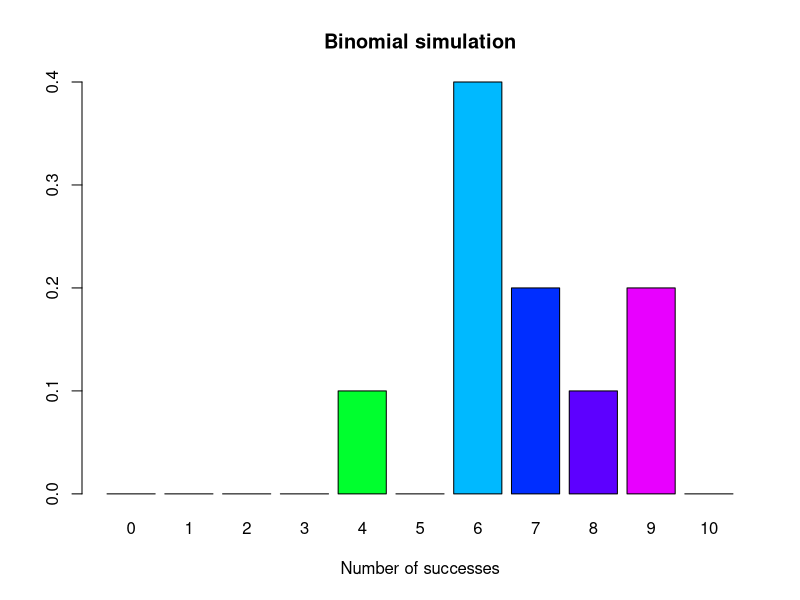
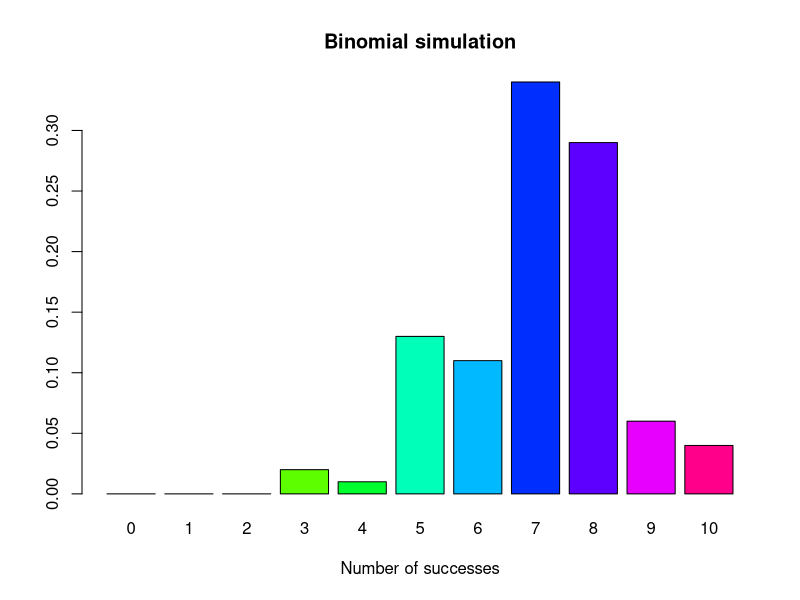
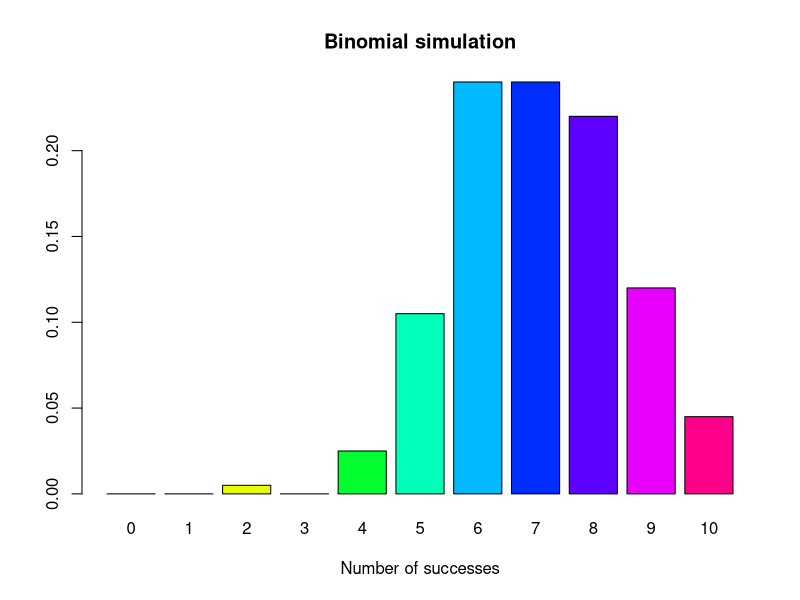
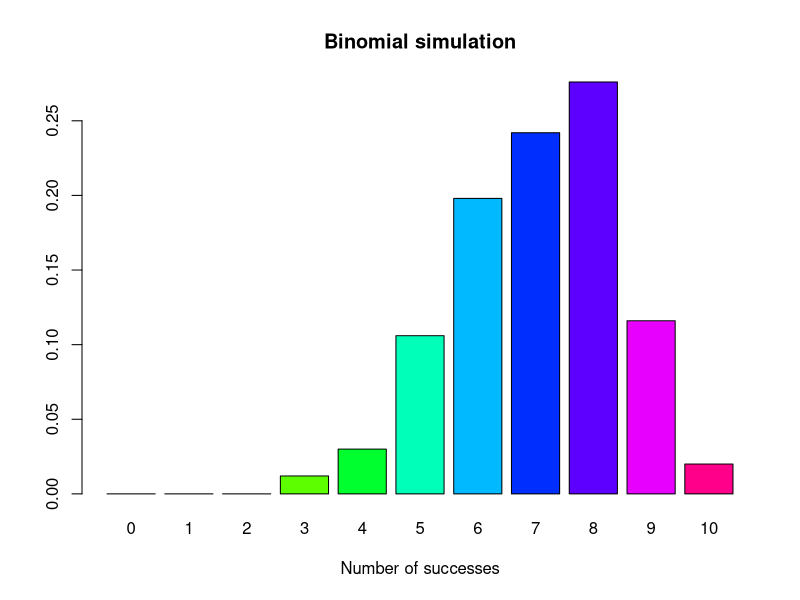
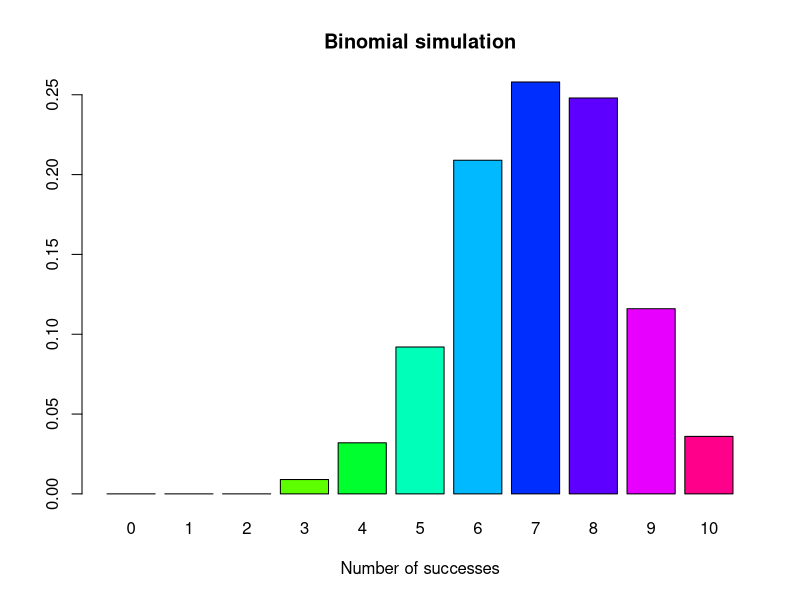
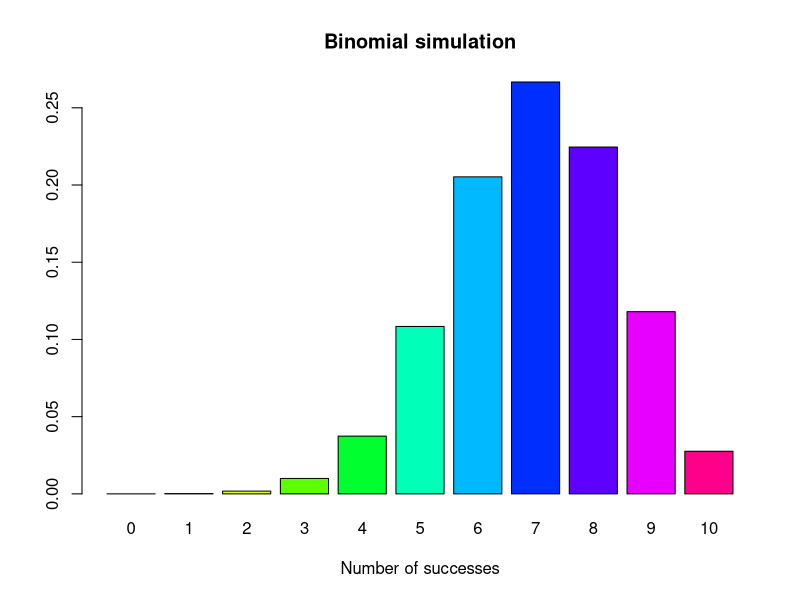
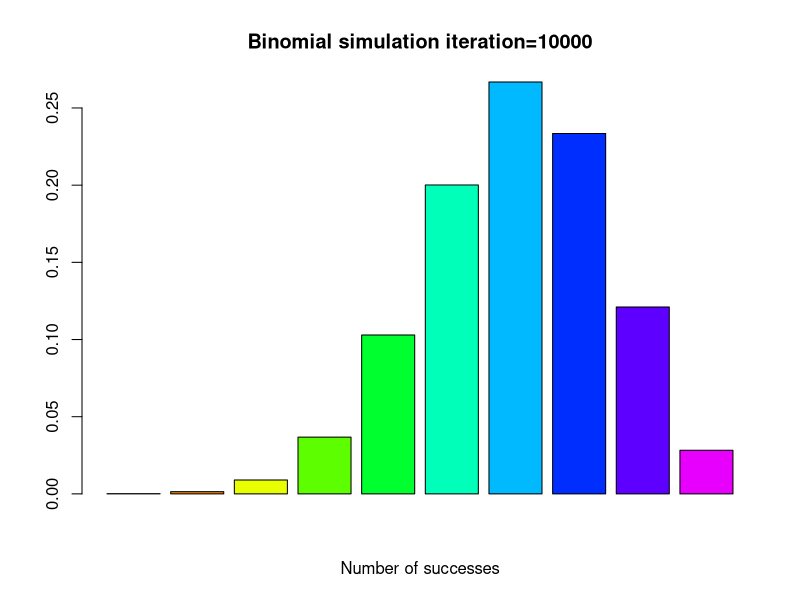
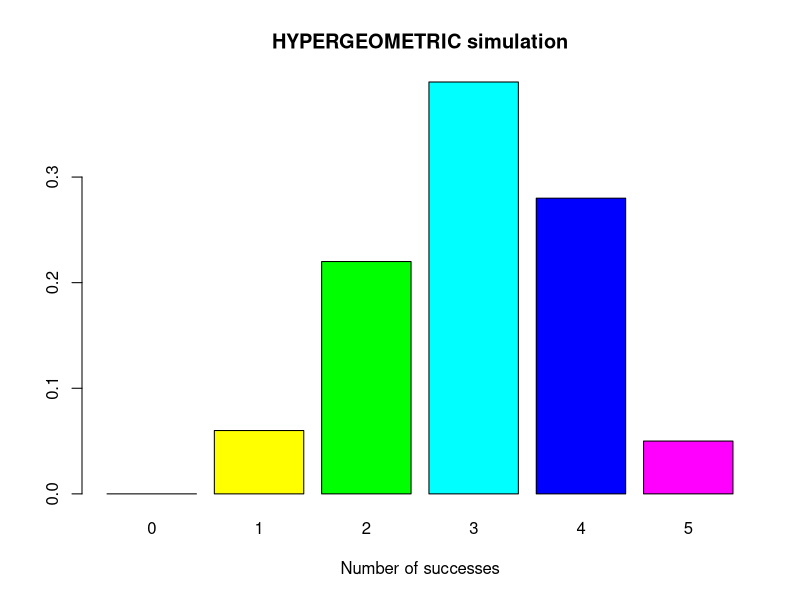

Here is the R script that generated these plots, in order:

#Task 1
dird="F:/Google Drive - Saied/Courses/02 OU/11 Fundamentals of Engineering Statistical Analysis/02 Labs/05 Lab 5/"
setwd=dird
getwd()


#Task 2
mybin=function(iter=100,n=10, p=0.7){ 
  # make a matrix to hold the samples
  #initially filled with NA's
  sam.mat=matrix(NA,nr=n,nc=iter, byrow=TRUE)
  #Make a vector to hold the number of successes in each trial
  succ=c()
  for( i in 1:iter){
    #Fill each column with a new sample
    sam.mat[,i]=sample(c(1,0),n,replace=TRUE, prob=c(p,1-p))
    #Calculate a statistic from the sample (this case it is the sum)
    succ[i]=sum(sam.mat[,i])
  }
  #Make a table of successes
  succ.tab=table(factor(succ,levels=0:n))
  #Make a barplot of the proportions
  barplot(succ.tab/(iter), col=rainbow(n+1), main="Binomial simulation", xlab="Number of successes")
  succ.tab/iter
}
mybin(iter=10,n=10, p=0.7)

mybin(iter=100,n=10, p=0.7)

mybin(iter=200,n=10, p=0.7)

mybin(iter=500,n=10, p=0.7)

mybin(iter=1000,n=10, p=0.7)

mybin(iter=10000,n=10, p=0.7)

success=c()
for( i in 1:10){
  success[i]=dbinom(i,10,0.7)}
#Make a barplot of the proportions
barplot(success, col=rainbow(11), 
        main="Binomial simulation iteration=10000",
        xlab="Number of successes")

#Task 3
#sample() function for a bag of 20 marbles, 12 white ("1") and 8 black "0". size n=5 without replacement
marbles=rep(c("w","B"),c(12,8))
sample(marbles,size=5,prob=rep(c(1/20),c(20)),replace = FALSE)
sample(marbles,size=5,prob=rep(c(1/20),c(20)),replace = TRUE)



myhyper=function(iter=100,N=20,r=12,n=5){
  # make a matrix to hold the samples
  #initially filled with NA's
  sam.mat=matrix(NA,nr=n,nc=iter, byrow=TRUE)
  #Make a vector to hold the number of successes over the trials
  succ=c()
  for( i in 1:iter){
    #Fill each column with a new sample
    sam.mat[,i]=sample(rep(c(1,0),c(r,N-r)),n,replace=FALSE)
    #Calculate a statistic from the sample (this case it is the sum)
    succ[i]=sum(sam.mat[,i])
  }
  #Make a table of successes
  succ.tab=table(factor(succ,levels=0:n))
  #Make a barplot of the proportions
  barplot(succ.tab/(iter), col=rainbow(n+1), main="HYPERGEOMETRIC simulation", xlab="Number of successes")
  succ.tab/iter
}

windows()
myhyper(iter=100,n=5, N=20,r=12)
myhyper(iter=200,n=5, N=20,r=12)
myhyper(iter=500,n=5, N=20,r=12)
myhyper(iter=1000,n=5, N=20,r=12)
myhyper(iter=10000,n=5, N=20,r=12)


success=c()
for( i in 1:5){
  success[i]=dhyper(i,12,8,5)}
#Make a barplot of the proportions
barplot(success, col=rainbow(11), 
        main="Binomial simulation iteration=10000",
        xlab="Number of successes")


#Task 4
mysample=function(n, iter=10,time=0.5){
  for( i in 1:iter){
    #make a sample
    s=sample(1:10,n,replace=TRUE)
    # turn the sample into a factor
    sf=factor(s,levels=1:10)
    #make a barplot
    barplot(table(sf)/n,beside=TRUE,col=rainbow(10), 
            main=paste("Example sample()", " iteration ", i, " n= ", n,sep="") ,
            ylim=c(0,0.2)
    )
    
    #release the table
    Sys.sleep(time)
  }
}

mysample(n=1000, iter=30,time=1)


#Task 5
choose(8,4)

#Pois
dpois(4,2)
1-dpois(4,2)


#NegBinom
dnbinom(7,3,0.4)
#Binom
mybin=function(y,n,p){
       choose(n,y)*p^y*(1-p)^(n-y)
   }
mybin(1,15,0.4)+mybin(2,15,0.4)+mybin(3,15,0.4)+
  mybin(4,15,0.4)+mybin(5,15,0.4)+mybin(6,15,0.4)+
  mybin(7,15,0.4)+mybin(8,15,0.4)



